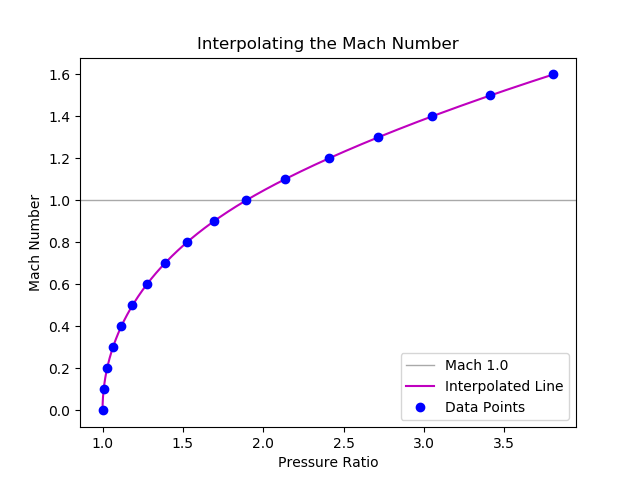

Write the Python code that produced this figure.
'''

machNum_plot.py by Kenneth Tochihara
Visualizing the interpolation of Mach numbers.

'''

#Import some stuff
from scipy import interpolate
import matplotlib.pyplot as plt
import numpy as np

#Constants and arrays
machNums = np.arange(0.0, 1.601, 0.001)
machNumsBroad = np.arange(0.0, 1.7, 0.1)
pRatio = []
pRatioBroad = []
gam = 1.4


#Calculates the pressure ratios for machNums
for m1 in machNums:
    if m1 < 1:
        #Find p01/p1
        pRatio.append(((1 + ((gam - 1)/2)*(m1 ** 2))**(gam/(gam - 1))))
    else:
        #Find p02/p1
        pRatio.append((((gam + 1)**2 * m1**2)/((4 * gam * m1**2) - 2 * (gam - 1)))**(gam /(gam - 1)) * ((1 - gam + (2 * gam * (m1**2)))/(gam + 1)))

#Calculates the pressure ratios for machNumsBroad
for m1 in machNumsBroad:
    if m1 < 1:
        #Find p01/p1
        pRatioBroad.append(((1 + ((gam - 1)/2)*(m1 ** 2))**(gam/(gam - 1))))
    else:
        #Find p02/p1
        pRatioBroad.append((((gam + 1)**2 * m1**2)/((4 * gam * m1**2) - 2 * (gam - 1)))**(gam /(gam - 1)) * ((1 - gam + (2 * gam * (m1**2)))/(gam + 1)))

#Interpolation
f = interpolate.interp1d(pRatio, machNums)

#Plotting
plt.axhline(y=1, linewidth=1, color='#A9A9A9', label='Mach 1.0')
plt.plot(pRatio, f(pRatio), 'm-', label='Interpolated Line')
plt.plot(pRatioBroad, machNumsBroad, 'bo', label='Data Points')
plt.xlabel('Pressure Ratio')
plt.ylabel('Mach Number')
plt.title('Interpolating the Mach Number')
plt.legend(loc='lower right')
plt.show()
